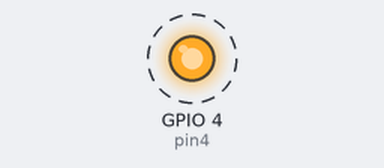
Simulated run of this program. Board: ESP32 board running MicroPython. Shown: output pins drawn as LEDs (lit = HIGH). Dashed ring = blinking.

Above: at 0.5 s.
Timing chart, 0 to 4.6 s (numbered marks = the images above):
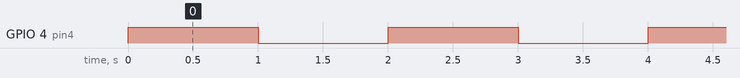

Measured:
- by itself, GPIO 4 (pin4): alternates HIGH for 1.0 s and LOW for 1.0 s

The program:

led.py
```python
# 外接 LED 闪烁：GPIO4 ── 220Ω ── LED ── GND（S3 安全脚）
import machine
import time


pin4 = machine.Pin(4, machine.Pin.OUT)

while True:
    pin4.value(1)
    time.sleep(1)
    pin4.value(0)
    time.sleep(1)
```
